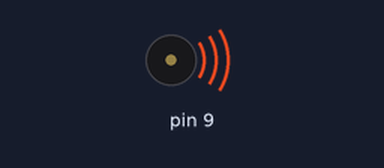
The sketch below on a simulated Arduino Uno, built with avr-gcc and run on an emulated ATmega328P. Shown: buzzer (waves = sounding). What the sketch prints to the serial monitor is not drawn.

Above: at 0.1 s.
Timing chart, 0 to 40.0 s (numbered marks = the images above):
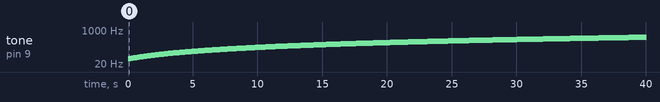

Measured:
- by itself, tone on pin 9: plays 36 Hz for 0.10 s, 37 Hz for 0.10 s, 38 Hz for 0.10 s, 39 Hz for 0.10 s, 40 Hz for 0.10 s, 41 Hz for 0.10 s … (400 notes in this stretch)

The sketch:

tone_9_35_.ino
```cpp
int i=35;
void setup() {
  // put your setup code here, to run on
 Serial.begin(9600);
}

void loop() {
  // put your main code here, to run repeatedly:
if (i<=737)
{
  i++;
}
else
{
  i=35;
  }
  tone(9,i);
  Serial.println(i);
  delay(100);


  }
```
